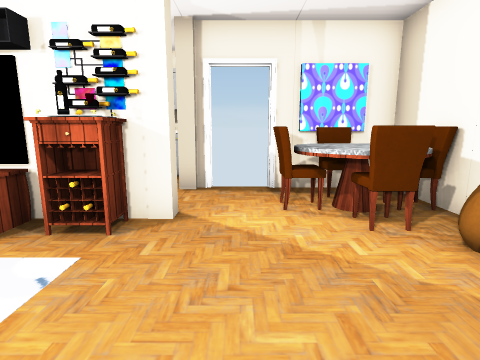
[1] (above)

12 first-person views from a walk through a Unity game level. The camera is 1.4 m above the floor, tilts 10° down and sees 80° across. Doors are open. The floor is counted in squares, 1 m on a side. Each view is taken from the middle of a square. On the plan, view 1 faces up. The plan holds only what a view shows up to about 14 squares ahead; the rest is blank. The player character is not drawn. Some surface patterns are stand-ins.

[2]
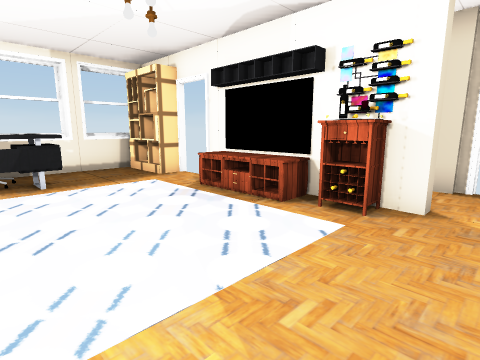

[3]
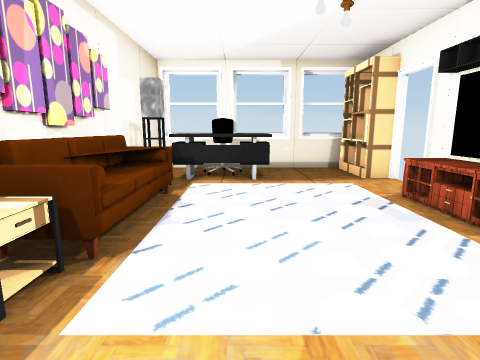

[4]
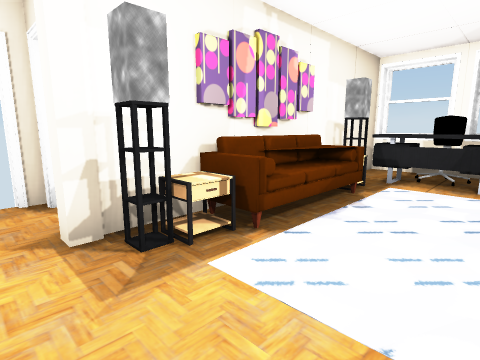

[5]
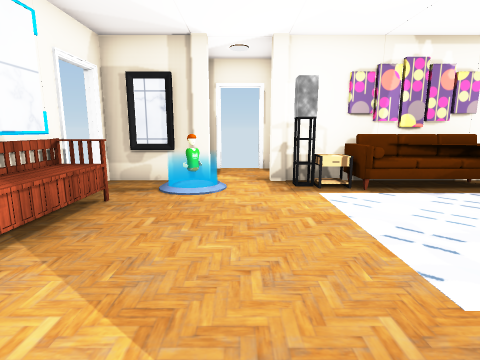

[6]
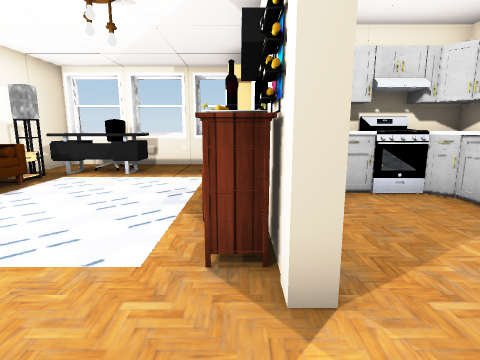

[7]
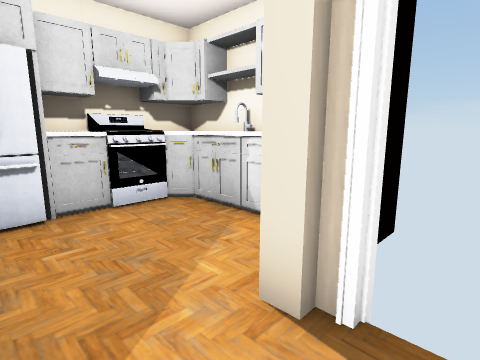

[8]
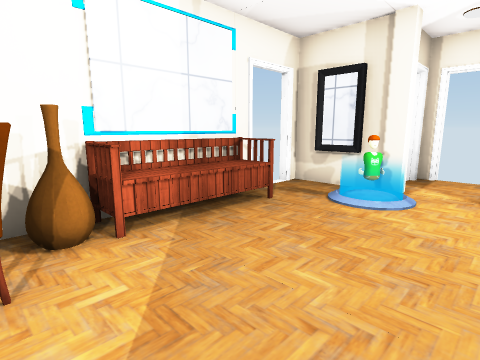

[9]
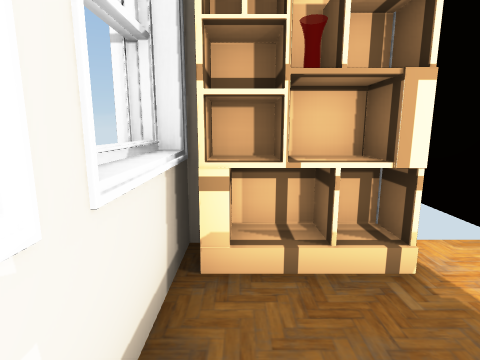

[10]
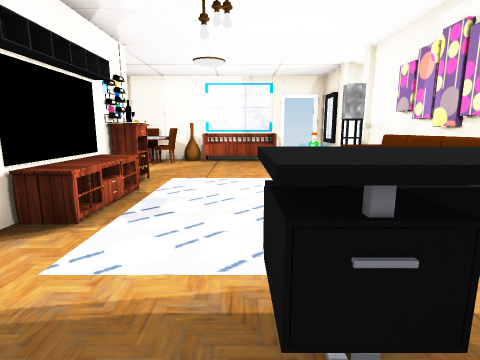

[11]
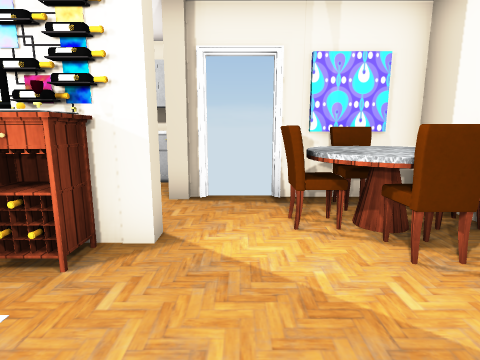

[12]
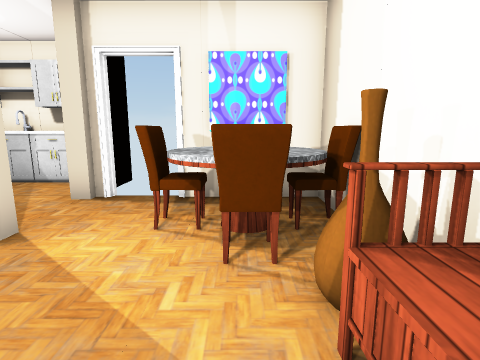

### Floor plan
Key: @ floor where view 1 was taken; # wall or solid block; . floor; D open door; = window, fence, low wall or low ledge; ^ raised ledge; P pillar; T table; C chair; A vase; S shelf; F sofa; B bench; E stove; R fridge; O other object.
Columns run from 11 left of view 1 to 4 right of it. Each row starts with its distance up from view 1.
 10         #
  9      ##^###
  8      ##...
  7      E#...PD####
  6      O#.....TCT#
  5 #  D RR..#P.CTC#
  4 #SSSDTOOTO...CT#
  3 =.............A#
  2 #.............B#
  1 =..^..........B#
  0 #.C^.......@..B#
 -1 #CC^........=..D
 -2 #.^^TTFFTT..==.D
 -3 ##########P.P###
 -4           D.D#
 -5           DDD
 -6           #D#

Where each view was taken, in squares from view 1:
view 1: 0 up, 0 right, facing up
view 2: 1 down, 0 right, facing up-left
view 3: 0 up, 0 right, facing left
view 4: 1 up, 0 right, facing down-left
view 5: 5 up, 0 right, facing down
view 6: 4 up, 1 right, facing left
view 7: 5 up, 0 right, facing up-left
view 8: 4 up, 1 left, facing down-right
view 9: 1 up, 10 left, facing up
view 10: 1 up, 10 left, facing right
view 11: 1 up, 0 right, facing up
view 12: 1 up, 2 right, facing up
